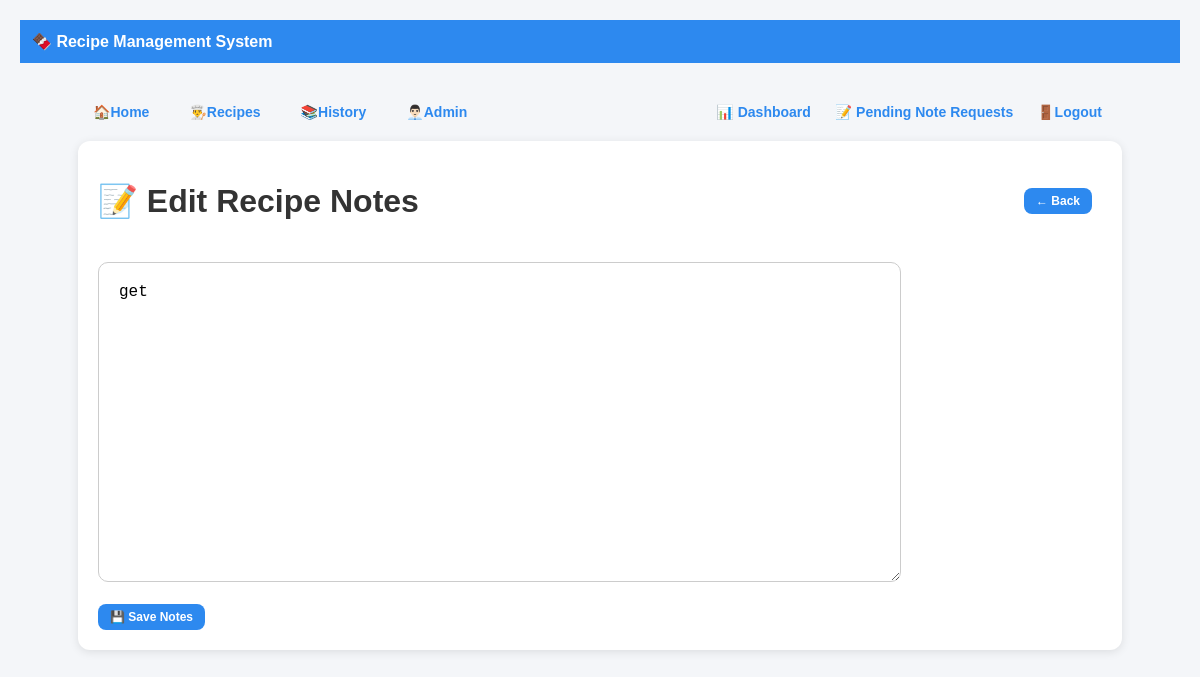
Before: /edit_notes/1 with the older database file.
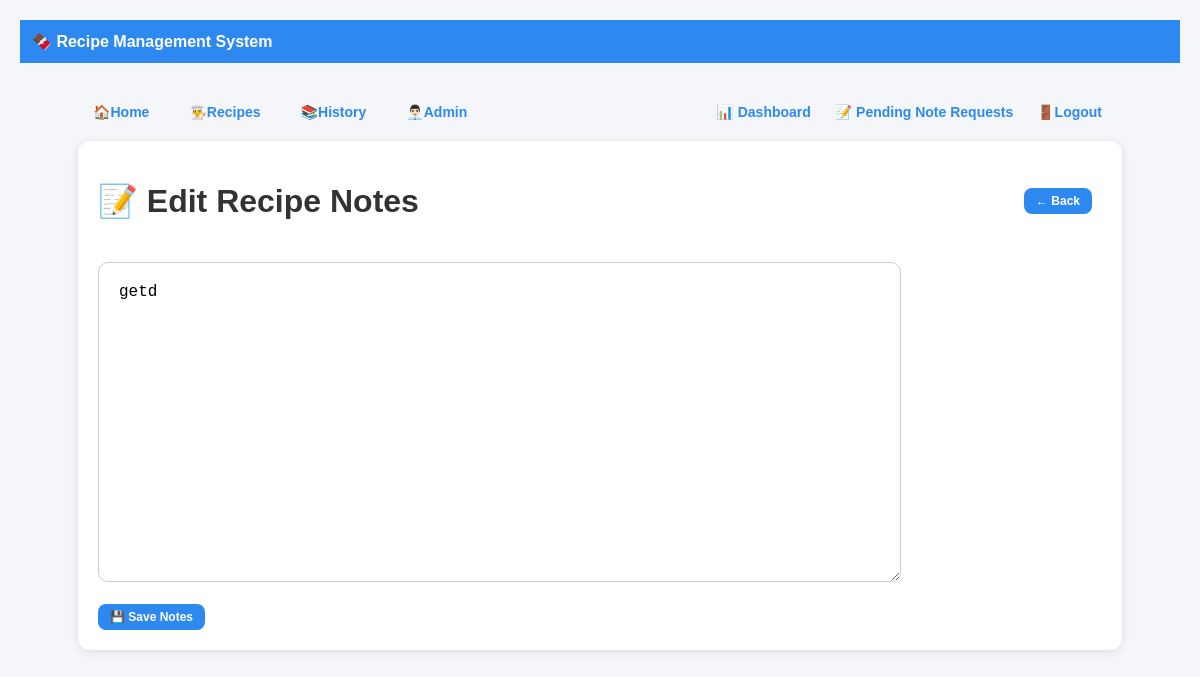
After: the same page with the newer database file.
### models.py (models this page shows)
class Recipe(Base):
    __tablename__ = "recipes"
    id = Column(Integer, primary_key=True)
    name = Column(String, unique=True)
    notes = Column(
        Text,
        nullable=True
    )
    ingredients = relationship(
        "Ingredient",
        back_populates="recipe",
        cascade="all, delete"
    )
    note_requests = relationship(
    "NoteRequest",
    back_populates="recipe"
)

### main.py (the view)
@app.get(
    "/edit_notes/{recipe_id}",
    response_class=HTMLResponse
)
def edit_notes(
    request: Request,
    recipe_id: int
):
    db = SessionLocal()
    recipe = db.query(
        Recipe
    ).filter(
        Recipe.id == recipe_id
    ).first()
    response = templates.TemplateResponse(
        request=request,
        name="edit_notes.html",
        context={
            "recipe": recipe
        }
    )
    db.close()
    return response

### templates/edit_notes.html
{% extends "base.html" %}
{% block content %}
<div class="card">
    <div style="
        display:flex;
        justify-content:space-between;
        align-items:center;
        margin-bottom:20px;
    ">
        <h1>
            📝 Edit Recipe Notes
        </h1>
        <a href="/admin_recipe/{{ recipe.id }}">
            <button class="small-btn">
                ← Back
            </button>
        </a>
    </div>
    <form
        action="/update_notes/{{ recipe.id }}"
        method="post"
    >
        <textarea
            name="notes"
            class="notes-editor"
        >{{ recipe.notes or "" }}</textarea>
        <br><br>
        <button
            type="submit"
            class="small-btn"
        >
            💾 Save Notes
        </button>
    </form>
</div>
{% endblock %}

Changed rows visible on the page:
changed Recipe: notes "get" → "getd"
